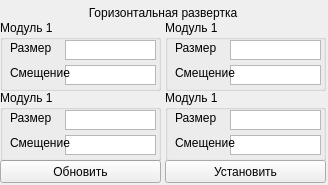
<?xml version="1.0" encoding="UTF-8"?>
<ui version="4.0">
 <class>Form</class>
 <widget class="QWidget" name="Form">
  <property name="geometry">
   <rect>
    <x>0</x>
    <y>0</y>
    <width>328</width>
    <height>185</height>
   </rect>
  </property>
  <property name="windowTitle">
   <string>Form</string>
  </property>
  <widget class="QGroupBox" name="groupBox_4">
   <property name="geometry">
    <rect>
     <x>165</x>
     <y>90</y>
     <width>161</width>
     <height>71</height>
    </rect>
   </property>
   <property name="title">
    <string>Модуль 1</string>
   </property>
   <widget class="QTextEdit" name="lsm__hscan_size__m3">
    <property name="geometry">
     <rect>
      <x>65</x>
      <y>20</y>
      <width>91</width>
      <height>20</height>
     </rect>
    </property>
    <property name="verticalScrollBarPolicy">
     <enum>Qt::ScrollBarAlwaysOff</enum>
    </property>
    <property name="horizontalScrollBarPolicy">
     <enum>Qt::ScrollBarAlwaysOff</enum>
    </property>
    <property name="readOnly">
     <bool>true</bool>
    </property>
   </widget>
   <widget class="QTextEdit" name="lsm__hscan_shift__m3">
    <property name="geometry">
     <rect>
      <x>65</x>
      <y>45</y>
      <width>91</width>
      <height>20</height>
     </rect>
    </property>
    <property name="verticalScrollBarPolicy">
     <enum>Qt::ScrollBarAlwaysOff</enum>
    </property>
    <property name="horizontalScrollBarPolicy">
     <enum>Qt::ScrollBarAlwaysOff</enum>
    </property>
    <property name="readOnly">
     <bool>true</bool>
    </property>
   </widget>
   <widget class="QLabel" name="label_5">
    <property name="geometry">
     <rect>
      <x>10</x>
      <y>20</y>
      <width>56</width>
      <height>16</height>
     </rect>
    </property>
    <property name="text">
     <string>Размер</string>
    </property>
   </widget>
   <widget class="QLabel" name="label_9">
    <property name="geometry">
     <rect>
      <x>10</x>
      <y>45</y>
      <width>61</width>
      <height>16</height>
     </rect>
    </property>
    <property name="text">
     <string>Смещение</string>
    </property>
   </widget>
  </widget>
  <widget class="QPushButton" name="pushButton_2">
   <property name="geometry">
    <rect>
     <x>165</x>
     <y>160</y>
     <width>161</width>
     <height>23</height>
    </rect>
   </property>
   <property name="text">
    <string>Установить</string>
   </property>
  </widget>
  <widget class="QPushButton" name="pushButton">
   <property name="geometry">
    <rect>
     <x>0</x>
     <y>160</y>
     <width>161</width>
     <height>23</height>
    </rect>
   </property>
   <property name="text">
    <string>Обновить</string>
   </property>
  </widget>
  <widget class="QGroupBox" name="groupBox">
   <property name="geometry">
    <rect>
     <x>0</x>
     <y>20</y>
     <width>161</width>
     <height>71</height>
    </rect>
   </property>
   <property name="title">
    <string>Модуль 1</string>
   </property>
   <widget class="QTextEdit" name="lsm__hscan_size__m0">
    <property name="geometry">
     <rect>
      <x>65</x>
      <y>20</y>
      <width>91</width>
      <height>20</height>
     </rect>
    </property>
    <property name="verticalScrollBarPolicy">
     <enum>Qt::ScrollBarAlwaysOff</enum>
    </property>
    <property name="horizontalScrollBarPolicy">
     <enum>Qt::ScrollBarAlwaysOff</enum>
    </property>
    <property name="readOnly">
     <bool>true</bool>
    </property>
   </widget>
   <widget class="QTextEdit" name="lsm__hscan_shift__m0">
    <property name="geometry">
     <rect>
      <x>65</x>
      <y>45</y>
      <width>91</width>
      <height>20</height>
     </rect>
    </property>
    <property name="verticalScrollBarPolicy">
     <enum>Qt::ScrollBarAlwaysOff</enum>
    </property>
    <property name="horizontalScrollBarPolicy">
     <enum>Qt::ScrollBarAlwaysOff</enum>
    </property>
    <property name="readOnly">
     <bool>true</bool>
    </property>
   </widget>
   <widget class="QLabel" name="label_2">
    <property name="geometry">
     <rect>
      <x>10</x>
      <y>20</y>
      <width>56</width>
      <height>16</height>
     </rect>
    </property>
    <property name="text">
     <string>Размер</string>
    </property>
   </widget>
   <widget class="QLabel" name="label_6">
    <property name="geometry">
     <rect>
      <x>10</x>
      <y>45</y>
      <width>61</width>
      <height>16</height>
     </rect>
    </property>
    <property name="text">
     <string>Смещение</string>
    </property>
   </widget>
  </widget>
  <widget class="QLabel" name="label">
   <property name="geometry">
    <rect>
     <x>0</x>
     <y>5</y>
     <width>326</width>
     <height>16</height>
    </rect>
   </property>
   <property name="text">
    <string>Горизонтальная развертка</string>
   </property>
   <property name="alignment">
    <set>Qt::AlignCenter</set>
   </property>
  </widget>
  <widget class="QGroupBox" name="groupBox_3">
   <property name="geometry">
    <rect>
     <x>0</x>
     <y>90</y>
     <width>161</width>
     <height>71</height>
    </rect>
   </property>
   <property name="title">
    <string>Модуль 1</string>
   </property>
   <widget class="QTextEdit" name="lsm__hscan_size__m2">
    <property name="geometry">
     <rect>
      <x>65</x>
      <y>20</y>
      <width>91</width>
      <height>20</height>
     </rect>
    </property>
    <property name="verticalScrollBarPolicy">
     <enum>Qt::ScrollBarAlwaysOff</enum>
    </property>
    <property name="horizontalScrollBarPolicy">
     <enum>Qt::ScrollBarAlwaysOff</enum>
    </property>
    <property name="readOnly">
     <bool>true</bool>
    </property>
   </widget>
   <widget class="QTextEdit" name="lsm__hscan_shift__m2">
    <property name="geometry">
     <rect>
      <x>65</x>
      <y>45</y>
      <width>91</width>
      <height>20</height>
     </rect>
    </property>
    <property name="verticalScrollBarPolicy">
     <enum>Qt::ScrollBarAlwaysOff</enum>
    </property>
    <property name="horizontalScrollBarPolicy">
     <enum>Qt::ScrollBarAlwaysOff</enum>
    </property>
    <property name="readOnly">
     <bool>true</bool>
    </property>
   </widget>
   <widget class="QLabel" name="label_4">
    <property name="geometry">
     <rect>
      <x>10</x>
      <y>20</y>
      <width>56</width>
      <height>16</height>
     </rect>
    </property>
    <property name="text">
     <string>Размер</string>
    </property>
   </widget>
   <widget class="QLabel" name="label_8">
    <property name="geometry">
     <rect>
      <x>10</x>
      <y>45</y>
      <width>61</width>
      <height>16</height>
     </rect>
    </property>
    <property name="text">
     <string>Смещение</string>
    </property>
   </widget>
  </widget>
  <widget class="QGroupBox" name="groupBox_2">
   <property name="geometry">
    <rect>
     <x>165</x>
     <y>20</y>
     <width>161</width>
     <height>71</height>
    </rect>
   </property>
   <property name="title">
    <string>Модуль 1</string>
   </property>
   <widget class="QTextEdit" name="lsm__hscan_size__m1">
    <property name="geometry">
     <rect>
      <x>65</x>
      <y>20</y>
      <width>91</width>
      <height>20</height>
     </rect>
    </property>
    <property name="verticalScrollBarPolicy">
     <enum>Qt::ScrollBarAlwaysOff</enum>
    </property>
    <property name="horizontalScrollBarPolicy">
     <enum>Qt::ScrollBarAlwaysOff</enum>
    </property>
    <property name="readOnly">
     <bool>true</bool>
    </property>
   </widget>
   <widget class="QTextEdit" name="lsm__hscan_shift__m1">
    <property name="geometry">
     <rect>
      <x>65</x>
      <y>45</y>
      <width>91</width>
      <height>20</height>
     </rect>
    </property>
    <property name="verticalScrollBarPolicy">
     <enum>Qt::ScrollBarAlwaysOff</enum>
    </property>
    <property name="horizontalScrollBarPolicy">
     <enum>Qt::ScrollBarAlwaysOff</enum>
    </property>
    <property name="readOnly">
     <bool>true</bool>
    </property>
   </widget>
   <widget class="QLabel" name="label_3">
    <property name="geometry">
     <rect>
      <x>10</x>
      <y>20</y>
      <width>56</width>
      <height>16</height>
     </rect>
    </property>
    <property name="text">
     <string>Размер</string>
    </property>
   </widget>
   <widget class="QLabel" name="label_7">
    <property name="geometry">
     <rect>
      <x>10</x>
      <y>45</y>
      <width>61</width>
      <height>16</height>
     </rect>
    </property>
    <property name="text">
     <string>Смещение</string>
    </property>
   </widget>
  </widget>
 </widget>
 <resources/>
 <connections/>
</ui>
